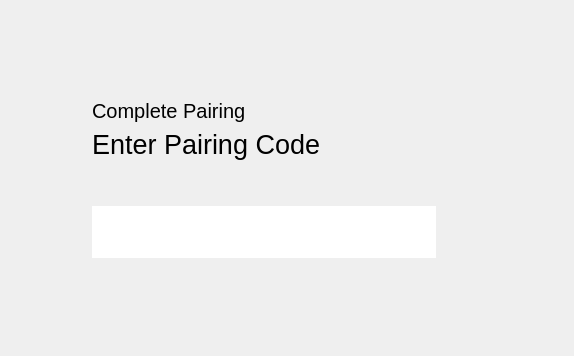
          <widget class="QWidget" name="page_9">
           <layout class="QGridLayout" name="gridLayout_3">
            <item row="0" column="1">
             <spacer name="verticalSpacer_10">
              <property name="orientation">
               <enum>Qt::Vertical</enum>
              </property>
              <property name="sizeHint" stdset="0">
               <size>
                <width>20</width>
                <height>79</height>
               </size>
              </property>
             </spacer>
            </item>
            <item row="1" column="0">
             <spacer name="horizontalSpacer_6">
              <property name="orientation">
               <enum>Qt::Horizontal</enum>
              </property>
              <property name="sizeHint" stdset="0">
               <size>
                <width>72</width>
                <height>20</height>
               </size>
              </property>
             </spacer>
            </item>
            <item row="1" column="1">
             <widget class="QWidget" name="widget_2" native="true">
              <layout class="QVBoxLayout" name="verticalLayout_12">
               <item>
                <widget class="QLabel" name="label_13">
                 <property name="font">
                  <font>
                   <pointsize>15</pointsize>
                  </font>
                 </property>
                 <property name="text">
                  <string>Complete Pairing</string>
                 </property>
                </widget>
               </item>
               <item>
                <widget class="QLabel" name="pairCodeInputInstructions">
                 <property name="font">
                  <font>
                   <pointsize>20</pointsize>
                  </font>
                 </property>
                 <property name="text">
                  <string>Enter Pairing Code</string>
                 </property>
                </widget>
               </item>
               <item>
                <spacer name="verticalSpacer_12">
                 <property name="orientation">
                  <enum>Qt::Vertical</enum>
                 </property>
                 <property name="sizeType">
                  <enum>QSizePolicy::Fixed</enum>
                 </property>
                 <property name="sizeHint" stdset="0">
                  <size>
                   <width>20</width>
                   <height>40</height>
                  </size>
                 </property>
                </spacer>
               </item>
               <item>
                <layout class="QHBoxLayout" name="horizontalLayout_9">
                 <item>
                  <widget class="QLineEdit" name="pairingCodeInput">
                   <property name="font">
                    <font>
                     <pointsize>30</pointsize>
                    </font>
                   </property>
                   <property name="frame">
                    <bool>false</bool>
                   </property>
                   <property name="alignment">
                    <set>Qt::AlignCenter</set>
                   </property>
                  </widget>
                 </item>
                 <item>
                  <widget class="QPushButton" name="acceptCodeInputButton">
                   <property name="sizePolicy">
                    <sizepolicy hsizetype="Preferred" vsizetype="Preferred">
                     <horstretch>0</horstretch>
                     <verstretch>0</verstretch>
                    </sizepolicy>
                   </property>
                   <property name="text">
                    <string/>
                   </property>
                   <property name="icon">
                    <iconset theme="dialog-ok">
                     <normaloff>.</normaloff>.</iconset>
                   </property>
                   <property name="flat">
                    <bool>true</bool>
                   </property>
                  </widget>
                 </item>
                </layout>
               </item>
              </layout>
             </widget>
            </item>
            <item row="1" column="2">
             <spacer name="horizontalSpacer_5">
              <property name="orientation">
               <enum>Qt::Horizontal</enum>
              </property>
              <property name="sizeHint" stdset="0">
               <size>
                <width>72</width>
                <height>20</height>
               </size>
              </property>
             </spacer>
            </item>
            <item row="2" column="1">
             <spacer name="verticalSpacer_11">
              <property name="orientation">
               <enum>Qt::Vertical</enum>
              </property>
              <property name="sizeHint" stdset="0">
               <size>
                <width>20</width>
                <height>78</height>
               </size>
              </property>
             </spacer>
            </item>
           </layout>
          </widget>
